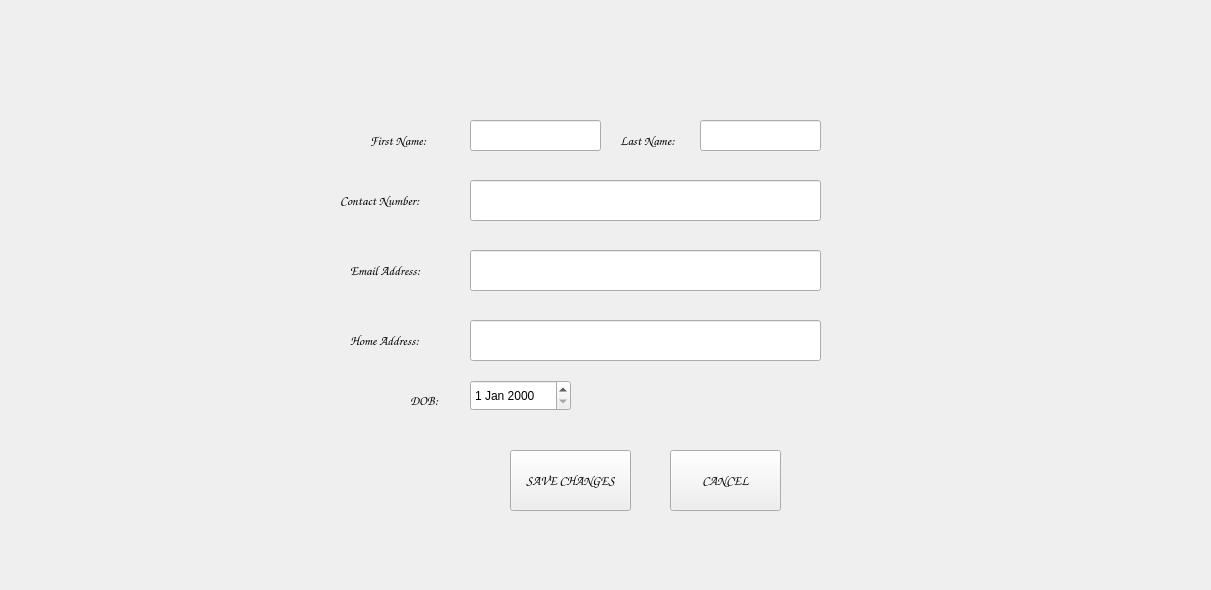
<?xml version="1.0" encoding="UTF-8"?>
<ui version="4.0">
 <class>EditProfile</class>
 <widget class="QWidget" name="EditProfile">
  <property name="geometry">
   <rect>
    <x>0</x>
    <y>0</y>
    <width>1211</width>
    <height>590</height>
   </rect>
  </property>
  <property name="windowTitle">
   <string>EditProfile</string>
  </property>
  <widget class="QLabel" name="topLabel">
   <property name="geometry">
    <rect>
     <x>300</x>
     <y>50</y>
     <width>171</width>
     <height>31</height>
    </rect>
   </property>
   <property name="font">
    <font>
     <family>Comic Sans MS</family>
     <pointsize>12</pointsize>
     <weight>75</weight>
     <bold>true</bold>
    </font>
   </property>
   <property name="text">
    <string/>
   </property>
  </widget>
  <widget class="QLabel" name="label_7">
   <property name="geometry">
    <rect>
     <x>410</x>
     <y>390</y>
     <width>61</width>
     <height>20</height>
    </rect>
   </property>
   <property name="font">
    <font>
     <family>Comic Sans MS</family>
     <pointsize>10</pointsize>
     <weight>75</weight>
     <bold>true</bold>
    </font>
   </property>
   <property name="text">
    <string>DOB:</string>
   </property>
  </widget>
  <widget class="QLineEdit" name="homeEdit">
   <property name="geometry">
    <rect>
     <x>470</x>
     <y>320</y>
     <width>351</width>
     <height>41</height>
    </rect>
   </property>
  </widget>
  <widget class="QLineEdit" name="phoneEdit">
   <property name="geometry">
    <rect>
     <x>470</x>
     <y>180</y>
     <width>351</width>
     <height>41</height>
    </rect>
   </property>
  </widget>
  <widget class="QLabel" name="label_3">
   <property name="geometry">
    <rect>
     <x>370</x>
     <y>130</y>
     <width>81</width>
     <height>20</height>
    </rect>
   </property>
   <property name="font">
    <font>
     <family>Comic Sans MS</family>
     <pointsize>10</pointsize>
     <weight>75</weight>
     <bold>true</bold>
    </font>
   </property>
   <property name="text">
    <string>First Name:</string>
   </property>
  </widget>
  <widget class="QLabel" name="emailLabel">
   <property name="geometry">
    <rect>
     <x>350</x>
     <y>260</y>
     <width>101</width>
     <height>20</height>
    </rect>
   </property>
   <property name="font">
    <font>
     <family>Comic Sans MS</family>
     <pointsize>10</pointsize>
     <weight>75</weight>
     <bold>true</bold>
    </font>
   </property>
   <property name="text">
    <string>Email Address:</string>
   </property>
  </widget>
  <widget class="QLabel" name="emailError">
   <property name="geometry">
    <rect>
     <x>830</x>
     <y>260</y>
     <width>251</width>
     <height>21</height>
    </rect>
   </property>
   <property name="palette">
    <palette>
     <active>
      <colorrole role="WindowText">
       <brush brushstyle="SolidPattern">
        <color alpha="255">
         <red>255</red>
         <green>0</green>
         <blue>0</blue>
        </color>
       </brush>
      </colorrole>
     </active>
     <inactive>
      <colorrole role="WindowText">
       <brush brushstyle="SolidPattern">
        <color alpha="255">
         <red>255</red>
         <green>0</green>
         <blue>0</blue>
        </color>
       </brush>
      </colorrole>
     </inactive>
     <disabled>
      <colorrole role="WindowText">
       <brush brushstyle="SolidPattern">
        <color alpha="255">
         <red>120</red>
         <green>120</green>
         <blue>120</blue>
        </color>
       </brush>
      </colorrole>
     </disabled>
    </palette>
   </property>
   <property name="font">
    <font>
     <family>Comic Sans MS</family>
     <pointsize>9</pointsize>
     <weight>75</weight>
     <bold>true</bold>
    </font>
   </property>
   <property name="text">
    <string/>
   </property>
  </widget>
  <widget class="QLabel" name="contactError">
   <property name="geometry">
    <rect>
     <x>830</x>
     <y>190</y>
     <width>251</width>
     <height>21</height>
    </rect>
   </property>
   <property name="palette">
    <palette>
     <active>
      <colorrole role="WindowText">
       <brush brushstyle="SolidPattern">
        <color alpha="255">
         <red>255</red>
         <green>0</green>
         <blue>0</blue>
        </color>
       </brush>
      </colorrole>
     </active>
     <inactive>
      <colorrole role="WindowText">
       <brush brushstyle="SolidPattern">
        <color alpha="255">
         <red>255</red>
         <green>0</green>
         <blue>0</blue>
        </color>
       </brush>
      </colorrole>
     </inactive>
     <disabled>
      <colorrole role="WindowText">
       <brush brushstyle="SolidPattern">
        <color alpha="255">
         <red>120</red>
         <green>120</green>
         <blue>120</blue>
        </color>
       </brush>
      </colorrole>
     </disabled>
    </palette>
   </property>
   <property name="font">
    <font>
     <family>Comic Sans MS</family>
     <pointsize>9</pointsize>
     <weight>75</weight>
     <bold>true</bold>
    </font>
   </property>
   <property name="text">
    <string/>
   </property>
  </widget>
  <widget class="QLineEdit" name="lnameEdit">
   <property name="geometry">
    <rect>
     <x>700</x>
     <y>120</y>
     <width>121</width>
     <height>31</height>
    </rect>
   </property>
  </widget>
  <widget class="QLabel" name="label_6">
   <property name="geometry">
    <rect>
     <x>340</x>
     <y>190</y>
     <width>131</width>
     <height>20</height>
    </rect>
   </property>
   <property name="font">
    <font>
     <family>Comic Sans MS</family>
     <pointsize>10</pointsize>
     <weight>75</weight>
     <bold>true</bold>
    </font>
   </property>
   <property name="text">
    <string>Contact Number:</string>
   </property>
  </widget>
  <widget class="QLineEdit" name="firstnameEdit">
   <property name="geometry">
    <rect>
     <x>470</x>
     <y>120</y>
     <width>131</width>
     <height>31</height>
    </rect>
   </property>
  </widget>
  <widget class="QLabel" name="label_9">
   <property name="geometry">
    <rect>
     <x>350</x>
     <y>330</y>
     <width>121</width>
     <height>20</height>
    </rect>
   </property>
   <property name="font">
    <font>
     <family>Comic Sans MS</family>
     <pointsize>10</pointsize>
     <weight>75</weight>
     <bold>true</bold>
    </font>
   </property>
   <property name="text">
    <string>Home Address:</string>
   </property>
  </widget>
  <widget class="QLineEdit" name="emailEdit">
   <property name="geometry">
    <rect>
     <x>470</x>
     <y>250</y>
     <width>351</width>
     <height>41</height>
    </rect>
   </property>
  </widget>
  <widget class="QLabel" name="nameError">
   <property name="geometry">
    <rect>
     <x>830</x>
     <y>130</y>
     <width>251</width>
     <height>21</height>
    </rect>
   </property>
   <property name="palette">
    <palette>
     <active>
      <colorrole role="WindowText">
       <brush brushstyle="SolidPattern">
        <color alpha="255">
         <red>255</red>
         <green>0</green>
         <blue>0</blue>
        </color>
       </brush>
      </colorrole>
     </active>
     <inactive>
      <colorrole role="WindowText">
       <brush brushstyle="SolidPattern">
        <color alpha="255">
         <red>255</red>
         <green>0</green>
         <blue>0</blue>
        </color>
       </brush>
      </colorrole>
     </inactive>
     <disabled>
      <colorrole role="WindowText">
       <brush brushstyle="SolidPattern">
        <color alpha="255">
         <red>120</red>
         <green>120</green>
         <blue>120</blue>
        </color>
       </brush>
      </colorrole>
     </disabled>
    </palette>
   </property>
   <property name="font">
    <font>
     <family>Comic Sans MS</family>
     <pointsize>9</pointsize>
     <weight>75</weight>
     <bold>true</bold>
    </font>
   </property>
   <property name="text">
    <string/>
   </property>
  </widget>
  <widget class="QLabel" name="label_10">
   <property name="geometry">
    <rect>
     <x>620</x>
     <y>130</y>
     <width>81</width>
     <height>21</height>
    </rect>
   </property>
   <property name="font">
    <font>
     <family>Comic Sans MS</family>
     <pointsize>10</pointsize>
     <weight>75</weight>
     <bold>true</bold>
    </font>
   </property>
   <property name="text">
    <string>Last Name:</string>
   </property>
  </widget>
  <widget class="QDateEdit" name="dateEdit">
   <property name="geometry">
    <rect>
     <x>470</x>
     <y>380</y>
     <width>101</width>
     <height>31</height>
    </rect>
   </property>
  </widget>
  <widget class="QPushButton" name="pushButton">
   <property name="geometry">
    <rect>
     <x>510</x>
     <y>450</y>
     <width>121</width>
     <height>61</height>
    </rect>
   </property>
   <property name="font">
    <font>
     <family>Comic Sans MS</family>
     <pointsize>10</pointsize>
     <weight>75</weight>
     <bold>true</bold>
    </font>
   </property>
   <property name="text">
    <string>SAVE CHANGES</string>
   </property>
  </widget>
  <widget class="QPushButton" name="pushButton_2">
   <property name="geometry">
    <rect>
     <x>670</x>
     <y>450</y>
     <width>111</width>
     <height>61</height>
    </rect>
   </property>
   <property name="font">
    <font>
     <family>Comic Sans MS</family>
     <pointsize>10</pointsize>
     <weight>75</weight>
     <bold>true</bold>
    </font>
   </property>
   <property name="text">
    <string>CANCEL</string>
   </property>
  </widget>
  <widget class="QLabel" name="errorLabel">
   <property name="geometry">
    <rect>
     <x>420</x>
     <y>550</y>
     <width>491</width>
     <height>41</height>
    </rect>
   </property>
   <property name="palette">
    <palette>
     <active>
      <colorrole role="WindowText">
       <brush brushstyle="SolidPattern">
        <color alpha="255">
         <red>255</red>
         <green>0</green>
         <blue>0</blue>
        </color>
       </brush>
      </colorrole>
     </active>
     <inactive>
      <colorrole role="WindowText">
       <brush brushstyle="SolidPattern">
        <color alpha="255">
         <red>255</red>
         <green>0</green>
         <blue>0</blue>
        </color>
       </brush>
      </colorrole>
     </inactive>
     <disabled>
      <colorrole role="WindowText">
       <brush brushstyle="SolidPattern">
        <color alpha="255">
         <red>120</red>
         <green>120</green>
         <blue>120</blue>
        </color>
       </brush>
      </colorrole>
     </disabled>
    </palette>
   </property>
   <property name="font">
    <font>
     <family>Comic Sans MS</family>
     <pointsize>10</pointsize>
     <weight>75</weight>
     <bold>true</bold>
    </font>
   </property>
   <property name="text">
    <string/>
   </property>
  </widget>
 </widget>
 <layoutdefault spacing="6" margin="11"/>
 <resources/>
 <connections>
  <connection>
   <sender>pushButton</sender>
   <signal>clicked()</signal>
   <receiver>EditProfile</receiver>
   <slot>saveChangesClicked()</slot>
   <hints>
    <hint type="sourcelabel">
     <x>262</x>
     <y>458</y>
    </hint>
    <hint type="destinationlabel">
     <x>114</x>
     <y>446</y>
    </hint>
   </hints>
  </connection>
  <connection>
   <sender>pushButton_2</sender>
   <signal>clicked()</signal>
   <receiver>EditProfile</receiver>
   <slot>cancelButtonClicked()</slot>
   <hints>
    <hint type="sourcelabel">
     <x>471</x>
     <y>437</y>
    </hint>
    <hint type="destinationlabel">
     <x>657</x>
     <y>436</y>
    </hint>
   </hints>
  </connection>
 </connections>
 <slots>
  <slot>saveChangesClicked()</slot>
  <slot>cancelButtonClicked()</slot>
 </slots>
</ui>
